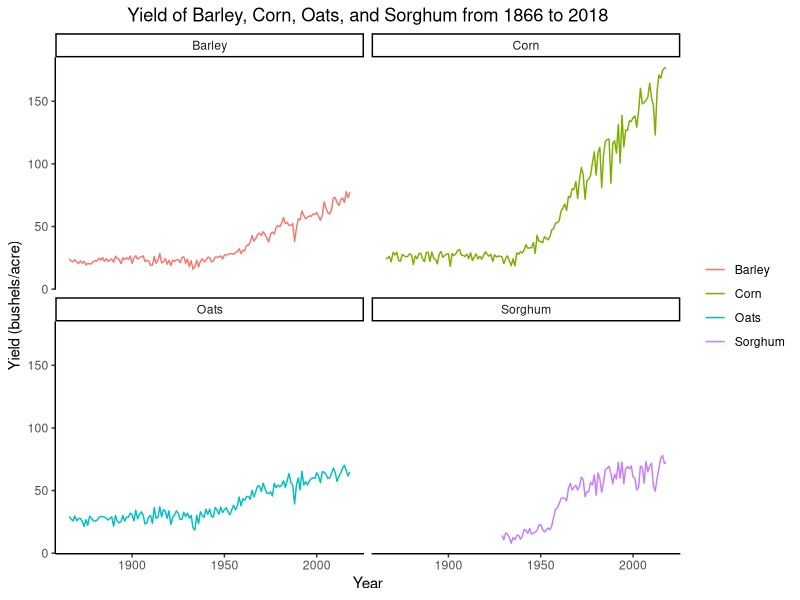
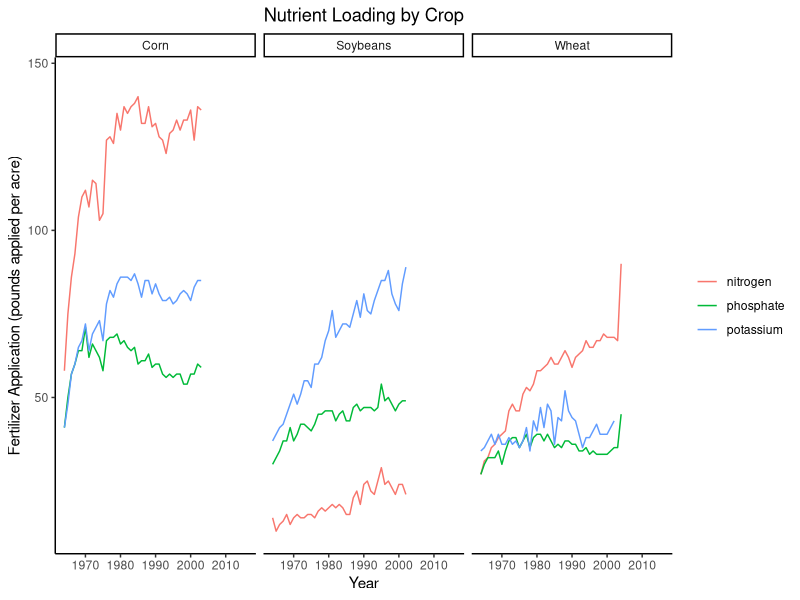

Reproduce these figures in R, in order.
## ---- chunk 1
knitr::opts_chunk$set(echo = TRUE)
## ---- chunk 2
# Reading in data and setting up libraries

library(tidyverse)
grain <- read_csv("grain.csv")
fertilizer <- read_csv("fertilizer.csv")

## ---- chunk 3

grains_yield <- grain %>% 
  select(year, yield, commodity) %>% 
  group_by(commodity)

grains_plot <- ggplot(grains_yield, aes(x = year, y = yield)) + 
  geom_line(aes(color = commodity)) + 
  facet_wrap("commodity") +
  theme_classic() +
  xlab("Year") +
  ylab("Yield (bushels/acre)") +
  ggtitle("Yield of Barley, Corn, Oats, and Sorghum from 1866 to 2018") +
  theme(plot.title = element_text(hjust = 0.5)) +
  scale_x_continuous() +
  scale_y_continuous() +
  theme(legend.title=element_blank())
  
grains_plot
## ---- chunk 4

fertilizer_simple <- fertilizer %>% 
  group_by(crop)
  
fertilizer_plot <- ggplot(fertilizer_simple, aes(x = year, y = ppa)) + 
  geom_line(aes(color = fertilizer)) + 
  facet_wrap("crop") +
  theme_classic() +
  xlab("Year") +
  ylab("Fertilizer Application (pounds applied per acre)") +
  ggtitle("Nutrient Loading by Crop") +
  theme(plot.title = element_text(hjust = 0.5)) +
  scale_x_continuous() +
  scale_y_continuous() +
  theme(legend.title=element_blank())

fertilizer_plot
## ---- chunk 5

fertilizer_corn <- grain %>% 
  filter(commodity == "Corn") %>% 
  select(year, commodity, yield)


